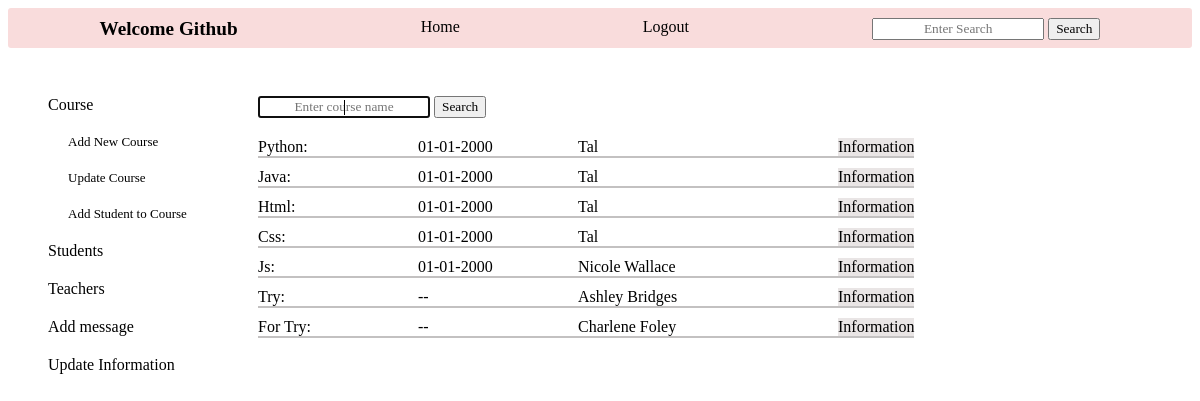
Screenshot of /admin_courses (signed in) with the database file from the repository.
### tables this page shows
CREATE TABLE courses (
        id INTEGER PRIMARY KEY,
        name TEXT NOT NULL,
        description TEXT DEFAULT "Still not updated",
        teacher_id TEXT NOT NULL DEFAULT "Still not updated",
        start TEXT DEFAULT "Still not updated",
        day TEXT DEFAULT "Still not updated",
        time TEXT DEFAULT "Still not updated", 
        FOREIGN KEY (teacher_id) REFERENCES teachers (id)
        );

CREATE TABLE teachers (
        id INTEGER PRIMARY KEY,
        name TEXT NOT NULL,
        email TEXT UNIQUE ,
        phone TEXT UNIQUE ,
        user_id INTEGER,
        FOREIGN KEY(user_id) REFERENCES new_users (id)
        );

### app.py (the view, shortened to what this page needs)
@app.route('/admin_courses',methods=['GET', 'POST'])
def admin_courses(): # courses information and actions for admin
    log=check_log()
    info=info_user()
    form=['create']
    return render_template('admin_courses.html', log=log, info=info, course_dict='', course_attend='', attend_update='', attend_date_update='', form=form, courses_teachers=courses_teachers(), admin_id=session['id'])

### app.py (called while the page is built)
def check_log(): #check if user is loged in or not
    log_result={}
    if "name" in session:
        link='/logout'
        log='Logout'
        log_result['link']=link
        log_result['log']=log
        return log_result
    else:
        link='/login'
        log='Login'
        log_result['link']=link
        log_result['log']=log
        return log_result

def info_user(): # get user info
    if "role" in session:
        info={}
        if session['role']=='admin':
            info['id']=session['id']
            info['link']=f"/administrator/{session['id']}"
            info['word']='Administrator'
            info['hello']=f"Hello {crud.admin_name(session['id'])}- what do you want to do?"
        if session['role']=='teacher':
            info['id']=session['id']
            info['link']=f"/teacher_profile/{session['id']}"
            info['word']=f"Welcome {crud.teacher_name(session['id'])}"
            info['class']='user_hello'
        if session['role']=='student':
            info['id']=session['id']
            info['link']=f"/student_profile/{session['id']}"
            info['word']=f"Welcome {crud.student_name(session['id'])}"
            info['class']='user_hello'
        return info

### crud.py (called while the page is built)
def read_all(table):
    return query(f"SELECT * FROM {table}")

def read_if(column, table, value, condition):
    return query(f"SELECT {column} FROM {table} WHERE {value}='{condition}'")

def student_name(student_id):
    name=read_if('name', 'students', 'id', student_id)
    name=name[0][0]
    return name

### functions.py (called while the page is built)
def create_courses_objects(courses: list):
    courses_objects=[classes.Course(course[0], course[1], course[2], course[3], course[4], course[5], course[6] ) for course in courses]
    for c in courses_objects:
        c.start=f'{c.start[8:]}-{c.start[5:7]}-{c.start[0:4]}'
    return courses_objects

def create_teachers_objects(teachers: list):
    teachers_objects=[classes.Teacher(teacher[0], teacher[1], teacher[2], teacher[3], teacher[4]) for teacher in teachers]
    return teachers_objects

def courses_teachers():
    courses_teachers=[]
    for course in create_courses_objects(crud.read_all('courses')):
        for teacher in create_teachers_objects(crud.read_all('teachers')):
            if course.teacher_id==str(teacher.tid):
                course_teacher=classes.Course(course.tid, course.name, course.description, teacher.name, course.start, course.day, course.time)
                courses_teachers.append(course_teacher)
    return courses_teachers

### templates/admin_courses.html (shortened to what this page needs)
{% include "admin_nav_courses.html" %}
    <div class="admin_courses_main">
        <div class="main_course_search">
            <div class="course_search">
                {% for f in form %}
                <form action="" method="POST">
                    <input type="text" name="search" placeholder="Enter course name" autofocus>
                    <input type="submit" value="Search">
                </form>
                {% endfor %}
            </div>
            <div class="courses_list">
                {% for course in courses_teachers %}
                <div class="course_info">
                    <div class="course_name"> {{course.name}}:</div>
                    <div class="course_start">{{course.start}}</div>
                    <div class="course_teacher">{{course.teacher_id}}</div>
                    <a href="/course_info/{{course.tid}}">Information</a>
                </div>
                {% endfor %}
            </div>
        </div>
    </div>
    <div class="info_more_links">
    </div>
</div>

### static/style.css (style rules this page uses)
input { font-family: 'Times New Roman', Times, serif; text-align: center; }
.info_more_links { display: flex; gap: 5px; grid-row: 1; grid-column: 2; height: 18px; margin-left: 320px; }
.admin_courses_main { grid-column: 2; grid-row: 2; display: flex; }
.main_course_search { display: flex; flex-direction: column; gap:20px; }
.courses_list { display: flex; flex-direction: column; gap:10px; }
.course_info { display: flex; gap: 10px; justify-content: left; border-bottom: solid; border-width: 2px; border-color: rgb(195, 193, 193); }
.course_info>a { text-decoration: none; color: black; background-color: rgb(233, 229, 229); }
.course_name { width: 150px; }
.course_start { width:150px ; }
.course_teacher { width: 250px; }

### rows the page displays
courses: name "Python"
teachers: teacher_id "Tal" "Tal" "Tal" "Tal"
courses: name "Java"
courses: name "Html"
courses: name "Css"
courses: name "Js"
teachers: teacher_id "Nicole Wallace"
courses: name "Try"
teachers: teacher_id "Ashley Bridges"
courses: name "For Try"
teachers: teacher_id "Charlene Foley"

### other values shown
{{ info.word }} "Welcome Github"
{{ log.log }} "Logout"
{{ course.start }} "01-01-2000" "01-01-2000" "01-01-2000" "01-01-2000" "01-01-2000" "--" "--"
